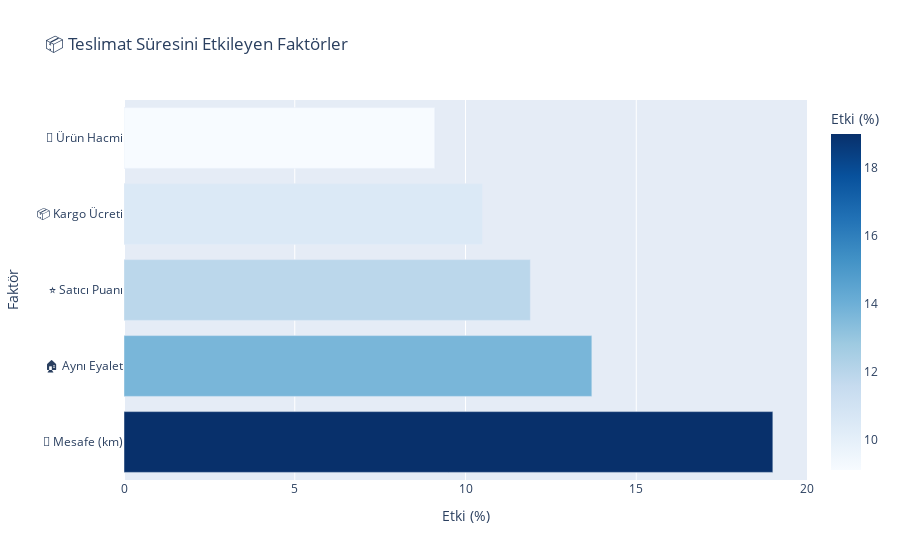

Source (notebook cell):
### Markdown cell above
## 2. En Önemli Faktörler

Operasyon ve pazarlama ekiplerinin odaklanması gereken alanlar:

### Code cell
# Feature importance - Teslimat
features_delivery = pd.DataFrame({
    'Faktör': ['📍 Mesafe (km)', '🏠 Aynı Eyalet', '⭐ Satıcı Puanı', '📦 Kargo Ücreti', '📐 Ürün Hacmi'],
    'Etki (%)': [19.0, 13.7, 11.9, 10.5, 9.1]
})

fig = px.bar(features_delivery, x='Etki (%)', y='Faktör', orientation='h',
             title='📦 Teslimat Süresini Etkileyen Faktörler',
             color='Etki (%)', color_continuous_scale='Blues')
fig.show()

print("💡 Aksiyon: Uzak eyaletler için lojistik partner anlaşması değerlendirin.")

### Figure 1 — Plotly figure (JSON) as saved in the notebook; plotly's stock layout.template omitted (floating-point values rounded to 4 significant figures)
{"data": [{"alignmentgroup": "True", "hovertemplate": "Etki (%)=%{marker.color}<br>Faktör=%{y}<extra></extra>", "legendgroup": "", "marker": {"color": [19, 13.7, 11.9, 10.5, 9.1], "coloraxis": "coloraxis", "pattern": {"shape": ""}}, "name": "", "offsetgroup": "", "orientation": "h", "showlegend": false, "textposition": "auto", "type": "bar", "x": [19, 13.7, 11.9, 10.5, 9.1], "xaxis": "x", "y": ["📍 Mesafe (km)", "🏠 Aynı Eyalet", "⭐ Satıcı Puanı", "📦 Kargo Ücreti", "📐 Ürün Hacmi"], "yaxis": "y"}], "layout": {"barmode": "relative", "coloraxis": {"colorbar": {"title": {"text": "Etki (%)"}}, "colorscale": [[0, "rgb(247,251,255)"], [0.125, "rgb(222,235,247)"], [0.25, "rgb(198,219,239)"], [0.375, "rgb(158,202,225)"], [0.5, "rgb(107,174,214)"], [0.625, "rgb(66,146,198)"], [0.75, "rgb(33,113,181)"], [0.875, "rgb(8,81,156)"], [1, "rgb(8,48,107)"]]}, "legend": {"tracegroupgap": 0}, "title": {"text": "📦 Teslimat Süresini Etkileyen Faktörler"}, "xaxis": {"anchor": "y", "domain": [0, 1], "title": {"text": "Etki (%)"}}, "yaxis": {"anchor": "x", "domain": [0, 1], "title": {"text": "Faktör"}}}}
